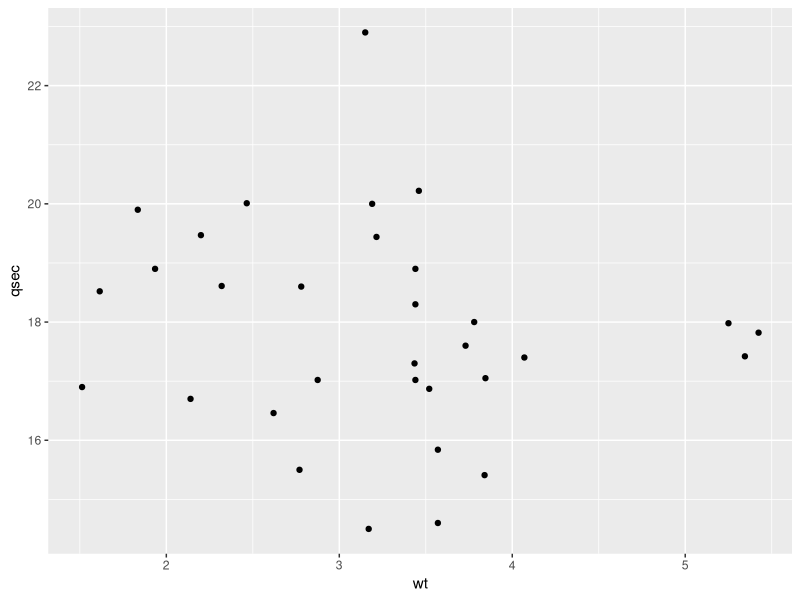
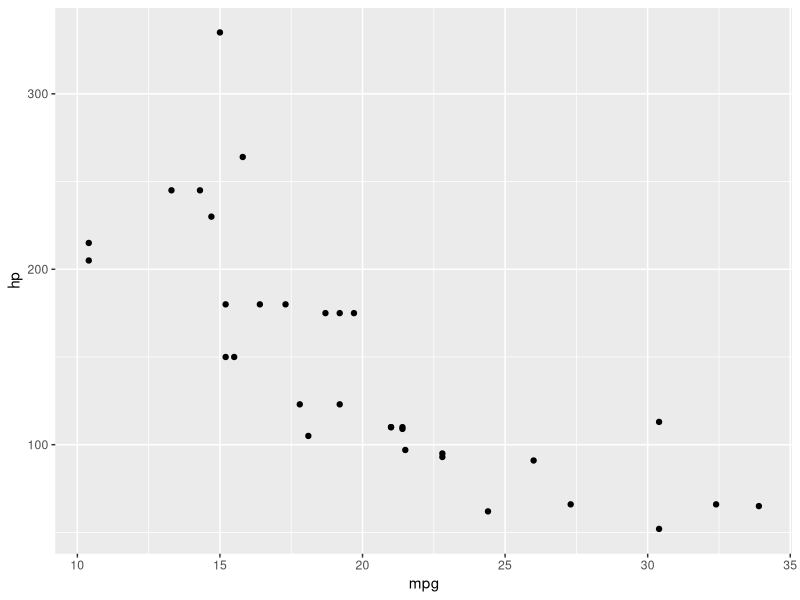

These charts were generated, in order, by the following R code:
library(ggplot2)

mydata <- mtcars

chartA <- ggplot(mydata, aes(x = wt, y = qsec)) + 
  geom_point()

chartA2 <- ggplot(mydata, aes(x = mpg, y = hp)) +
  geom_point()
